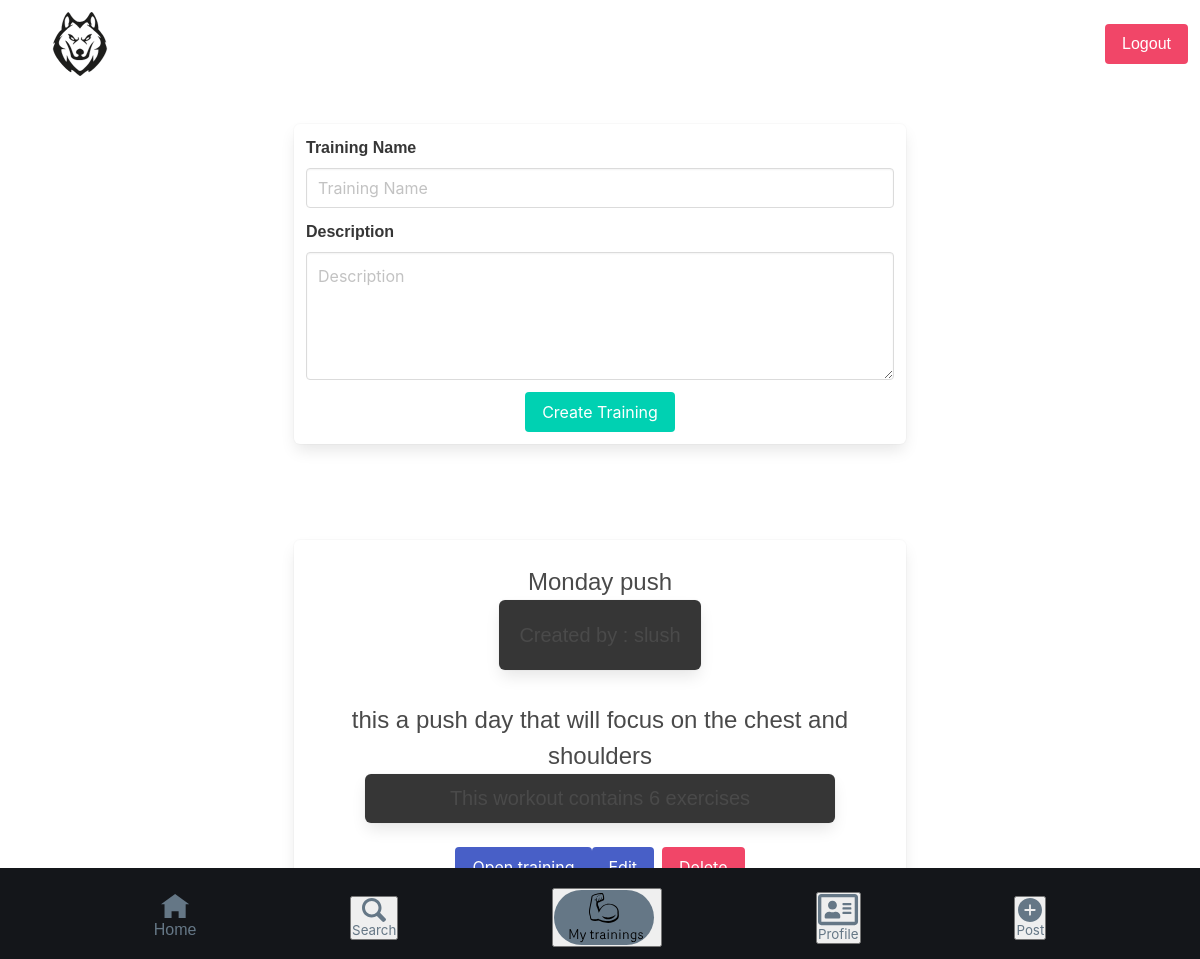
Page /views/fitness/fitness.php (signed in) on the committed database.
### tables this page shows
CREATE TABLE IF NOT EXISTS `training` (
  `id` int NOT NULL AUTO_INCREMENT,
  `name` varchar(250) DEFAULT NULL,
  `creator` varchar(250) NOT NULL DEFAULT '""',
  `description` text NOT NULL,
  `nbrExercices` int NOT NULL DEFAULT '0',
  `created_at` varchar(50) DEFAULT NULL,
  `user_id` int NOT NULL,
  `training_id` int DEFAULT NULL,
  PRIMARY KEY (`id`)
);

### views/fitness/fitness.php (the view, shortened to what this page needs)
<?php
include "../../components/header.php";
include "../../components/navbar.php";
require "../../components/db.php";
$user_id = $_SESSION['user']['id'];
$sql = "SELECT * FROM training WHERE user_id = ? ORDER BY created_at DESC";
$stmt = $db->prepare($sql);
$stmt->execute([$user_id]);
$trainings = $stmt->fetchAll(PDO::FETCH_OBJ);
?>
<div class="columns is-justify-content-center">
    <form method="POST" class="box my-6 column is-half">
        <div class="field">
            <label class="label">Training Name</label>
            <div class="control">
                <input class="input" type="text" name="training_name" placeholder="Training Name" required>
            </div>
        </div>
        <div class="field">
            <label class="label">Description</label>
            <div class="control">
                <textarea class="textarea" name="description" placeholder="Description" required></textarea>
            </div>
        </div>
        <div class="control">
            <button class="button is-primary" type="submit">Create Training</button>
        </div>
    </form>
</div>
<?php foreach ($trainings as $training) : ?>
        <div class="columns is-justify-content-center">
            <div class="column is-half is-flex is-flex-direction-column is-justify-content-center is-align-items-center my-6 box">
                <div class="profile column is-flex-direction-column pb-2 mb-5">
                    <p class="is-size-4"><?= htmlspecialchars($training->name) ?></p>
                    <div class="profile-name box has-background-dark">
                        <p class="is-size-5">Created by : <?= htmlspecialchars($training->creator) ?></p>
                    </div>
                </div>
                <p class="is-size-4 has-text-centered"><?= htmlspecialchars($training->description) ?></p>
                <div class="post-content column is-four-fifths mb-5 box has-background-dark has-text-centered">
                    <p class="subtitle">This workout contains <?= $training->nbrExercices ?> exercises</p>
                </div>
                <div class="buttons">
                    <a href="training.php?id=<?= $training->id ?>">
                        <button class="button is-link">Open training</button>
                    </a>
                    <button class="button is-link" onclick="openEditModal(<?= $training->id ?>, '<?= htmlspecialchars($training->name) ?>', '<?= htmlspecialchars($training->description) ?>')">Edit</button>
                    <form method="POST" style="display:inline;">
                        <button class="button is-danger" type="submit" onclick="return confirm('Are you sure you want to delete this training?')">Delete</button>
                    </form>
                </div>
            </div>
        </div>
<?php endforeach; ?>
<?php
include "../../components/footer.php";
?>

### stylesheet/style.css (style rules this page uses)
* { padding: 0; margin: 0; box-sizing: border-box; }
.control { width: 100%; display: flex; flex-direction: row; justify-content: space-evenly; }
body { font-family: "router", sans-serif; min-height: 100vh; min-width: 100%; }
textarea { border-radius: 25px; resize: none; width: 100%; height: 7rem; background-color: transparent; border: 1px solid #657786; color: #F5F8FA; }
.profile { display: flex; flex-direction: row; align-items: center; }

### rows in the picture
training: name "Monday push", creator "slush", description "this a push day that will focus on the chest and shoulders", nbrExercices "6"
